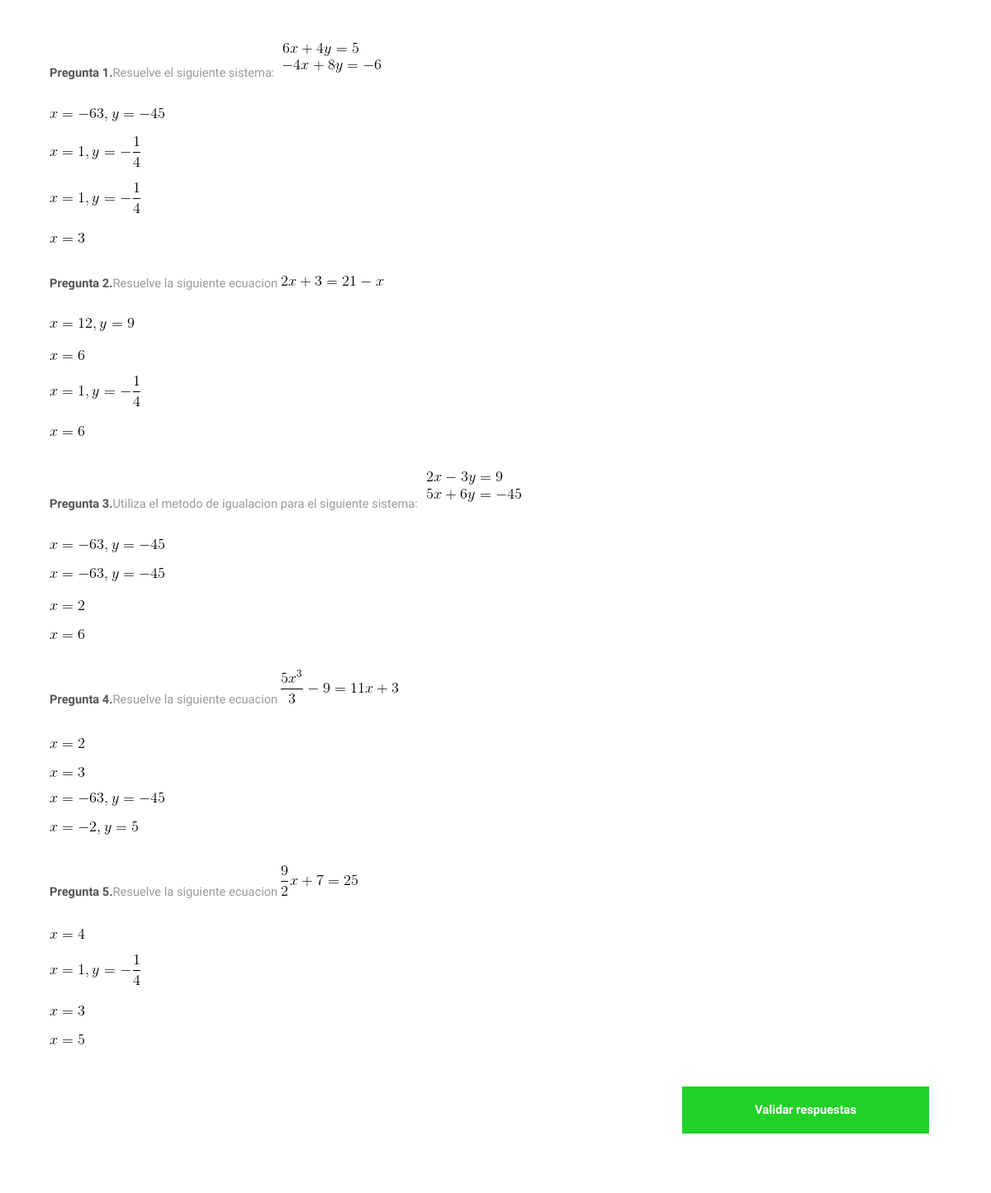
Screenshot of /includes/examn_3.php with the database file from the repository.
### tables this page shows
CREATE TABLE `Exams` (
	`id` int(8) NOT NULL,
	`clave` varchar(8) NOT NULL,
	`question` text NOT NULL,
	`answer` text NOT NULL
);

### includes/examn_3.php (the view, shortened to what this page needs)
<?php
$conn = OpenCon();
?>
<!DOCTYPE HTML>
<html>
	<head>
     <link rel="stylesheet" href="/assets/css/bootstrap.min.css">
    <link rel="stylesheet" href="/assets/css/main.css" />
	</head>
	<body class="subpage">
			<div id="wrapper" class="sub-margin">
            <div class="flex flex-2">
                <section id="main">
                    <?php
                    $tema=3;
                    $largo=0;
                    if ($tema==1){
                        $largo=11;
                    }elseif($tema==2){
                        $largo=24;
                    }else{
                        $largo=10;
                    }
                    $idT = 'T'. $tema;
                    $sql = "SELECT question, answer FROM exams WHERE clave LIKE '$idT%'";
                    $topic_questions_sql = $conn->query($sql) or die($conn->error);
                    $topic_questions = [];
                    if ($topic_questions_sql->num_rows > 0) {
                        while($row = $topic_questions_sql->fetch_assoc()) {
                            array_push($topic_questions, $row);
                        }
                    }
                    shuffle($topic_questions);
                    $questions = array_slice($topic_questions, 0, 5);
                    $numero_pregunta=1;
                    $data_value=1;
                    foreach($questions as $item) {
                        $numero= rand(1,$largo);
                        $parte2="";
                        $pregunta=$item['question'];
                        $respuesta=$item['answer'];
                        $url="../assets/img/";
                        $partes=explode($url, $pregunta);
                        $parte1=$partes[0];
                        if (!empty($partes[1])) {
                            $parte2=$partes[1];
                        }
                        $parte2_completa=$url.$parte2;
                        $r1= 0;
                        while ($r1 == 0 || $r1 == $numero) {
                            $r1=rand(1,$largo);
                        }
                        $r2= 0;
                        while ($r2 == 0 || $r2 == $numero || $r2 == $r1) {
                            $r2=rand(1,$largo);
                        }
                        $r3= 0;
                        while ($r3 == 0 || $r3 == $numero || $r3 == $r1 || $r3 == $r2) {
                            $r3=rand(1,$largo);
                        }
                        $img1=$url.'T'.$tema.'A'.$r1;
                        $img2=$url.'T'.$tema.'A'.$r2;
                        $img3=$url.'T'.$tema.'A'.$r3;
                        $html_image1='<div class="4u$"><span class="image"><img src="'.$img1.'.gif" data-value="0" onclick="setInputValue'.$data_value.'()"></span></div>';
                        $hmtl_image2='<div class="4u$"><span class="image"><img src="'.$img2.'.gif" data-value="0" onclick="setInputValue'.$data_value.'()"></span></div>';
                        $html_image3='<div class="4u$"><span class="image"><img src="'.$img3.'.gif" data-value="0" onclick="setInputValue'.$data_value.'()"></span></div>';
                        $html_response='<div class="4u$"><span class="image"><img src="'.$respuesta.'" data-value="1" onclick="setInputValue'.$data_value.'()"></span></div>';
                        $sortable=array($html_image1,$hmtl_image2,$html_image3,$html_response);
                        shuffle($sortable);
                        echo '<div class="box alt">
                                <p><strong>Pregunta '.$numero_pregunta.'.</strong>'.$parte1.'<img src='.$parte2_completa.'></p>
                                <div class="row 50% uniform">';?>
                                <?php
                                foreach($sortable as $item) {
                                    echo $item . "\n";
                                }
                                echo  '</div>
                                </div>';
                        $numero_pregunta++;
                        $data_value++;
                    }
                    ?>
                </section>
            </div>
            <form name="form" action="validate_exam3.php" method="post">
            <div class="12u$ modal-footer">
                    <ul class="actions">
                        <li><input type="submit" value="Validar respuestas"></li>
                    </ul>
                </div>
            </form>
        </div>
	</body>
</html>

### rows the page displays
exams: question "Resuelve el siguiente sistema:", question (picture), answer (picture)
exams: question "Resuelve la siguiente ecuacion", question (picture), answer (picture)
exams: question "Utiliza el metodo de igualacion para el siguiente sistema:", question (picture), answer (picture)
exams: question "Resuelve la siguiente ecuacion", question (picture), answer (picture)
exams: question "Resuelve la siguiente ecuacion", question (picture), answer (picture)
